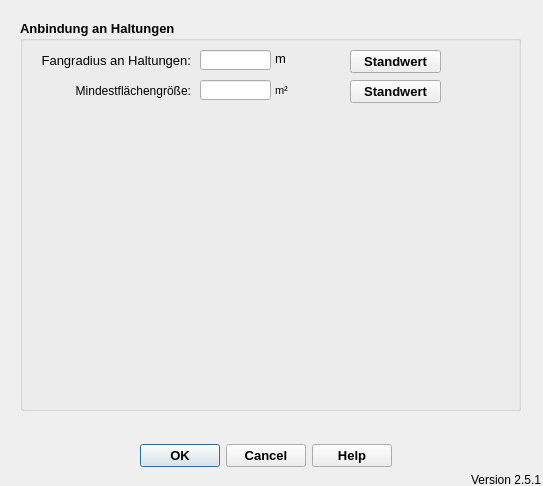
<?xml version="1.0" encoding="UTF-8"?>
<ui version="4.0">
 <class>ImportFromHEDialogBase</class>
 <widget class="QDialog" name="ImportFromHEDialogBase">
  <property name="geometry">
   <rect>
    <x>0</x>
    <y>0</y>
    <width>543</width>
    <height>486</height>
   </rect>
  </property>
  <property name="windowTitle">
   <string>Verbindungslinien erstellen</string>
  </property>
  <widget class="QDialogButtonBox" name="button_box">
   <property name="geometry">
    <rect>
     <x>120</x>
     <y>440</y>
     <width>291</width>
     <height>32</height>
    </rect>
   </property>
   <property name="font">
    <font>
     <pointsize>10</pointsize>
     <weight>75</weight>
     <bold>true</bold>
    </font>
   </property>
   <property name="toolTip">
    <string>&lt;html&gt;&lt;head/&gt;&lt;body&gt;&lt;p&gt;Datenimport starten ...&lt;/p&gt;&lt;/body&gt;&lt;/html&gt;</string>
   </property>
   <property name="orientation">
    <enum>Qt::Horizontal</enum>
   </property>
   <property name="standardButtons">
    <set>QDialogButtonBox::Cancel|QDialogButtonBox::Help|QDialogButtonBox::Ok</set>
   </property>
   <property name="centerButtons">
    <bool>true</bool>
   </property>
  </widget>
  <widget class="QGroupBox" name="groupBox_2">
   <property name="geometry">
    <rect>
     <x>20</x>
     <y>20</y>
     <width>501</width>
     <height>391</height>
    </rect>
   </property>
   <property name="font">
    <font>
     <pointsize>10</pointsize>
     <weight>75</weight>
     <bold>true</bold>
    </font>
   </property>
   <property name="title">
    <string>Anbindung an Haltungen</string>
   </property>
   <widget class="QLabel" name="label_9">
    <property name="geometry">
     <rect>
      <x>255</x>
      <y>30</y>
      <width>31</width>
      <height>16</height>
     </rect>
    </property>
    <property name="font">
     <font>
      <weight>50</weight>
      <bold>false</bold>
     </font>
    </property>
    <property name="toolTip">
     <string extracomment="Radius zur Berücksichtigung von Flächen um die Haltungen"/>
    </property>
    <property name="statusTip">
     <string extracomment="Radius zur Berücksichtigung von Flächen um die Haltungen"/>
    </property>
    <property name="text">
     <string>m</string>
    </property>
   </widget>
   <widget class="QLabel" name="label">
    <property name="geometry">
     <rect>
      <x>20</x>
      <y>30</y>
      <width>151</width>
      <height>20</height>
     </rect>
    </property>
    <property name="font">
     <font>
      <weight>50</weight>
      <bold>false</bold>
     </font>
    </property>
    <property name="toolTip">
     <string extracomment="Radius zur Berücksichtigung von Flächen um die Haltungen"/>
    </property>
    <property name="statusTip">
     <string extracomment="Radius zur Berücksichtigung von Flächen um die Haltungen"/>
    </property>
    <property name="text">
     <string>Fangradius an Haltungen:</string>
    </property>
    <property name="alignment">
     <set>Qt::AlignRight|Qt::AlignTrailing|Qt::AlignVCenter</set>
    </property>
   </widget>
   <widget class="QLineEdit" name="tf_suchradius">
    <property name="geometry">
     <rect>
      <x>180</x>
      <y>30</y>
      <width>71</width>
      <height>20</height>
     </rect>
    </property>
    <property name="toolTip">
     <string extracomment="Radius zur Berücksichtigung von Flächen um die Haltungen">&lt;html&gt;&lt;head/&gt;&lt;body&gt;&lt;p&gt;Maximaler Abstand vom Ende der Anbindungslinie zur Haltung&lt;/p&gt;&lt;/body&gt;&lt;/html&gt;</string>
    </property>
    <property name="statusTip">
     <string extracomment="Radius zur Berücksichtigung von Flächen um die Haltungen">Maximaler Abstand vom Ende der Anbindungslinie zur Haltung</string>
    </property>
   </widget>
   <widget class="QPushButton" name="pushButton">
    <property name="geometry">
     <rect>
      <x>330</x>
      <y>30</y>
      <width>91</width>
      <height>23</height>
     </rect>
    </property>
    <property name="text">
     <string>Standwert</string>
    </property>
   </widget>
   <widget class="QLabel" name="label_3">
    <property name="geometry">
     <rect>
      <x>10</x>
      <y>60</y>
      <width>161</width>
      <height>21</height>
     </rect>
    </property>
    <property name="font">
     <font>
      <pointsize>9</pointsize>
      <weight>50</weight>
      <bold>false</bold>
     </font>
    </property>
    <property name="toolTip">
     <string extracomment="Radius zur Berücksichtigung von Flächen um die Haltungen"/>
    </property>
    <property name="statusTip">
     <string extracomment="Radius zur Berücksichtigung von Flächen um die Haltungen"/>
    </property>
    <property name="text">
     <string>Mindestflächengröße:</string>
    </property>
    <property name="alignment">
     <set>Qt::AlignRight|Qt::AlignTrailing|Qt::AlignVCenter</set>
    </property>
   </widget>
   <widget class="QLabel" name="label_26">
    <property name="geometry">
     <rect>
      <x>255</x>
      <y>60</y>
      <width>31</width>
      <height>21</height>
     </rect>
    </property>
    <property name="font">
     <font>
      <pointsize>8</pointsize>
      <weight>50</weight>
      <bold>false</bold>
     </font>
    </property>
    <property name="toolTip">
     <string extracomment="Radius zur Berücksichtigung von Flächen um die Haltungen"/>
    </property>
    <property name="statusTip">
     <string extracomment="Radius zur Berücksichtigung von Flächen um die Haltungen"/>
    </property>
    <property name="text">
     <string>m²</string>
    </property>
   </widget>
   <widget class="QPushButton" name="pushButton_2">
    <property name="geometry">
     <rect>
      <x>330</x>
      <y>60</y>
      <width>91</width>
      <height>23</height>
     </rect>
    </property>
    <property name="text">
     <string>Standwert</string>
    </property>
   </widget>
   <widget class="QLineEdit" name="tf_mindestflaeche">
    <property name="geometry">
     <rect>
      <x>180</x>
      <y>60</y>
      <width>71</width>
      <height>20</height>
     </rect>
    </property>
    <property name="toolTip">
     <string extracomment="Radius zur Berücksichtigung von Flächen um die Haltungen">&lt;html&gt;&lt;head/&gt;&lt;body&gt;&lt;p&gt;Flächen unterhalb der angegebenen Größe werden nicht berücksichtigt&lt;/p&gt;&lt;/body&gt;&lt;/html&gt;</string>
    </property>
    <property name="statusTip">
     <string extracomment="Radius zur Berücksichtigung von Flächen um die Haltungen">Mindestgröße zur Berücksichtigung von Flächen</string>
    </property>
   </widget>
  </widget>
  <widget class="QLabel" name="lb_version">
   <property name="geometry">
    <rect>
     <x>470</x>
     <y>470</y>
     <width>71</width>
     <height>20</height>
    </rect>
   </property>
   <property name="toolTip">
    <string>Version QKan Import</string>
   </property>
   <property name="text">
    <string>Version 2.5.1</string>
   </property>
   <property name="alignment">
    <set>Qt::AlignRight|Qt::AlignTrailing|Qt::AlignVCenter</set>
   </property>
  </widget>
 </widget>
 <resources/>
 <connections>
  <connection>
   <sender>button_box</sender>
   <signal>accepted()</signal>
   <receiver>ImportFromHEDialogBase</receiver>
   <slot>accept()</slot>
   <hints>
    <hint type="sourcelabel">
     <x>265</x>
     <y>205</y>
    </hint>
    <hint type="destinationlabel">
     <x>275</x>
     <y>117</y>
    </hint>
   </hints>
  </connection>
  <connection>
   <sender>button_box</sender>
   <signal>rejected()</signal>
   <receiver>ImportFromHEDialogBase</receiver>
   <slot>reject()</slot>
   <hints>
    <hint type="sourcelabel">
     <x>265</x>
     <y>205</y>
    </hint>
    <hint type="destinationlabel">
     <x>275</x>
     <y>117</y>
    </hint>
   </hints>
  </connection>
 </connections>
</ui>
